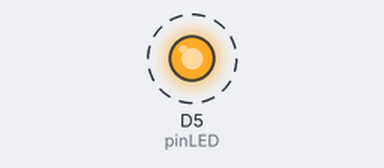
The sketch below on a simulated ESP8266 (NodeMCU). On the bench: output pins drawn as LEDs (lit = HIGH). Dashed ring = blinking.

Above: at 0.05 s.
Timing chart, 0 to 3.0 s (numbered marks = the images above):
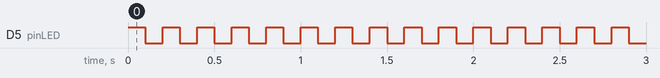

Measured:
- by itself, D5 (pinLED): alternates HIGH for 0.10 s and LOW for 0.10 s

The sketch:

LED_nodemcu.ino
```cpp
#define pinLED D5

void setup() {
  // put your setup code here, to run once:
  pinMode(pinLED, OUTPUT);
}

void loop() {
  // put your main code here, to run repeatedly:
  digitalWrite(pinLED, HIGH);
  delay(100);
  digitalWrite(pinLED, LOW);
  delay(100);

}
```
